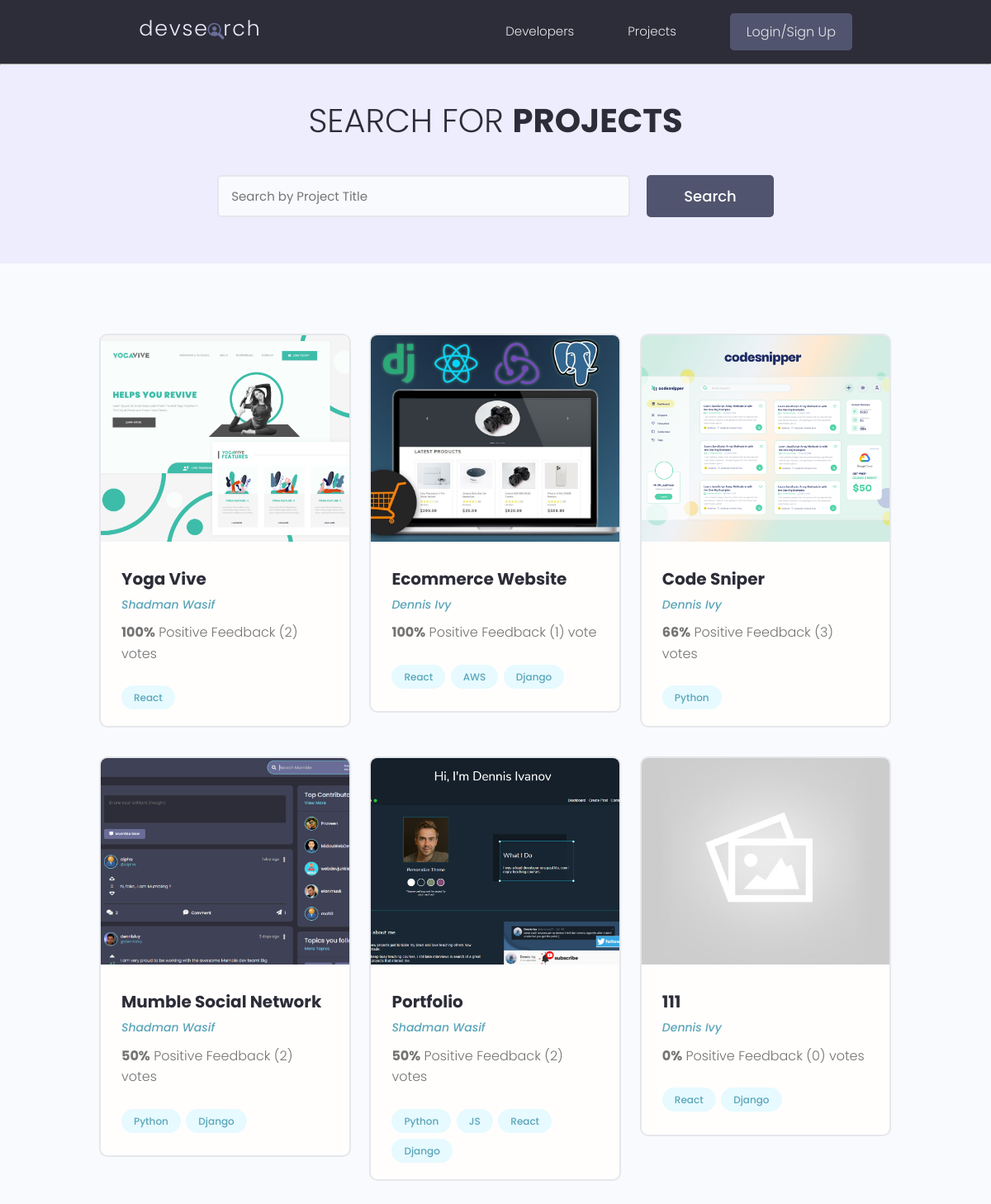
/projects/, run on the app's committed database.
### projects/models.py (models this page shows, shortened)
class Project(models.Model):
    owner = models.ForeignKey(Profile, null=True, blank=True, on_delete=models.CASCADE)
    title = models.CharField(max_length=200)
    description = models.TextField(null=True, blank=True)
    featured_image = models.ImageField(null=True, blank=True, default="default.jpg")
    demo_link = models.CharField(max_length=200, null=True, blank=True)
    source_link = models.CharField(max_length=200, null=True, blank=True)
    tags = models.ManyToManyField('Tag', blank=True)
    vote_total = models.IntegerField(default=0, null=True, blank=True)
    vote_ratio = models.IntegerField(default=0, null=True, blank=True)
    created = models.DateTimeField(auto_now_add=True)
    id = models.UUIDField(default=uuid.uuid4, unique=True, primary_key=True, editable=False)
    class Meta:
        ordering = ['-vote_ratio', '-vote_total', 'title']
    @property
    def imageURL(self):
        try:
            url = self.featured_image.url
        except:
            url = ''
        return url

class Tag(models.Model):
    name = models.CharField(max_length=200)
    created = models.DateTimeField(auto_now_add=True)
    id = models.UUIDField(default=uuid.uuid4, unique=True, primary_key=True, editable=False)
    def __str__(self):
        return self.name

### users/models.py (models this page shows, shortened)
class Profile(models.Model):
    user = models.OneToOneField(User, on_delete=models.CASCADE, null=True, blank=True)
    name = models.CharField(max_length=200, null=True, blank=True)
    email = models.EmailField(max_length=500, null=True, blank=True)
    username = models.CharField(max_length=200, null=True, blank=True)
    location = models.CharField(max_length=200, null=True, blank=True)
    short_intro = models.CharField(max_length=200, null=True, blank=True)
    bio = models.TextField(null=True, blank=True)
    profile_image = models.ImageField(null=True, blank=True, upload_to='profiles/', default='profiles/user-default.png')
    social_github = models.CharField(max_length=200, null=True, blank=True)
    social_twitter = models.CharField(max_length=200, null=True, blank=True)
    social_linkedin = models.CharField(max_length=200, null=True, blank=True)
    social_youtube = models.CharField(max_length=200, null=True, blank=True)
    social_website = models.CharField(max_length=200, null=True, blank=True)
    created = models.DateTimeField(auto_now_add=True)
    id = models.UUIDField(default=uuid.uuid4, unique=True, primary_key=True, editable=False)
    class Meta:
        ordering = ['created']

### projects/views.py (the view)
# urls.py: path('projects/', views.getProjects),
def projects(request):
    projects, search_query = searchProjects(request)
    custom_range, projects = paginateProjects(request, projects, 6)
    context = {'projects':projects, 'search_query': search_query, 'custom_range':custom_range}
    return render(request, "projects/projects.html", context)

### projects/utils.py (called while the page is built)
def paginateProjects(request, projects, results):
    page = request.GET.get('page')
    paginator = Paginator(projects, results)
    try:
        projects = paginator.page(page)
    except PageNotAnInteger:
        page = 1
        projects = paginator.page(page)
    except EmptyPage:
        page = paginator.num_pages
        projects = paginator.page(page)
    leftIndex = (int(page) - 4)
    if leftIndex<1:
        leftIndex = 1
    rightIndex = (int(page) + 5)
    if rightIndex > paginator.num_pages:
        rightIndex = paginator.num_pages
    custom_range = range(leftIndex, rightIndex+1)
    return custom_range, projects

def searchProjects(request):
    search_query = ''
    if request.GET.get('search_query'):
        search_query = request.GET.get('search_query')
    tags = Tag.objects.filter(name__icontains = search_query)
    projects = Project.objects.distinct().filter(
        Q(title__icontains=search_query) | Q(description__icontains=search_query) | Q(owner__name__icontains=search_query) | Q(tags__in = tags)
    )
    return projects, search_query

### projects/templates/projects/projects.html (shortened to what this page needs)
{% extends 'main.html' %} {% block content %}
<main class="projects">
    <section class="hero-section text-center">
        <div class="container container--narrow">
            <div class="hero-section__box">
                <h2>Search for <span>Projects</span></h2>
            </div>
            <div class="hero-section__search">
                <form id="searchForm" class="form" action="{% url 'projects' %}" method="GET">
                    <div class="form__field">
                        <input
                            class="input input--text"
                            id="formInput#search"
                            type="text"
                            name="search_query"
                            placeholder="Search by Project Title"
                            value="{{search_query}}"
                        />
                    </div>
                    <input
                        class="btn btn--sub btn--lg"
                        type="submit"
                        value="Search"
                    />
                </form>
            </div>
        </div>
    </section>
    <section class="projectsList">
        <div class="container">
            <div class="grid grid--three">
                {% for project in projects %}
                <div class="column">
                    <div class="card project">
                        <a
                            href="{% url 'project' project.id %}"
                            class="project"
                        >
                            <img
                                class="project__thumbnail"
                                src="{{ project.imageURL }}"
                                alt="project thumbnail"
                            />
                            <div class="card__body">
                                <h3 class="project__title">
                                    {{ project.title }}
                                </h3>
                                <p>
                                    <a
                                        class="project__author"
                                        href="{% url 'user-profile' project.owner.id %}"
                                        >{{ project.owner.name }}</a
                                    >
                                </p>
                                <p class="project--rating">
                                    <span style="font-weight: bold"
                                        >{{ project.vote_ratio }}%</span
                                    >
                                    Positive Feedback ({{ project.vote_total }})
                                    vote{{project.vote_total|pluralize:"s"}}
                                </p>
                                <div class="project__tags">
                                    {% for tag in project.tags.all %}
                                    <span class="tag tag--pill tag--main">
                                        <small>{{ tag }}</small>
                                    </span>
                                    {% endfor %}
                                </div>
                            </div>
                        </a>
                    </div>
                </div>
                {% endfor %}
            </div>
        </div>
    </section>
</main>
{% endblock content %}

### static/styles/app.css (style rules this page uses)
:root { --color-sub: #2d2d39; }
.btn--sub { background-color: var(--color-sub-light); }
.card { border: 2px solid var(--color-light); }
img { width: 100%; }
.hero-section { height: 40vh; display: flex; align-items: center; background-color: var(--color-sub); }
.hero-section__box { margin-bottom: 4rem; }
.hero-section__box > h2, .hero-section__box > h2 > span { font-size: 4rem; color: var(--color-light); line-height: 1.3; text-transform: uppercase; }
.hero-section__box > h2 { font-weight: 300; }
.hero-section__box > h2 > span { font-weight: 700; }
.hero-section__search > .form { display: flex; align-items: center; justify-content: center; gap: 2rem; }
.hero-section__search > .form input.input--text { width: 50rem; }
.project__author { font-size: 1.4rem; font-style: italic; }
.project--rating { margin-bottom: 1.6em; margin-top: .5em; }
.projects > .hero-section { background: var(--color-sub-lighter); height: 30vh; }
.projects .hero-section__box { margin-bottom: 2.5rem; }
.projects .hero-section__box > h2 { color: var(--color-sub); }
.projects .hero-section__box > h2 > span { font-weight: 700; color: var(--color-sub); }
.projectsList { margin-top: 8rem; }
.project__thumbnail { height: 25rem; object-fit: cover; object-position: top center; }
.project__title { font-size: 2rem; font-weight: 700; color: var(--color-sub); }

### static/uikit/styles/modules/_variables.css (style rules this page uses)
:root { --color-main: #5aa5b9; --color-main-light: #e6faff; --color-sub: #3f4156; --color-sub-light: #51546e; --color-sub-lighter: #ededfd; --color-text: #737373; --color-gray: #8b8b8b; --color-light: #e5e7eb; --color-light-gray: #767676; --color-bg: #f8fafd; --color-white: #fffefd; --color-white-light: #f3f3f3; --color-success: #359e64; --color-success-bg: #def8e8; --color-error: #fc4b0b; --color-error-bg: #fff2ee; --font-base: 'Poppins', arial, helvetica, 'Segoe UI', roboto, ubuntu, sans-serif; --font-monospace: 'Fira Code', 'Courier New', courier, monospace; --font-regular: 300; --font-medium: 500; --font-bold: 700; --generic-shadow: 1px 1px 5px #00000010; --generic-transition: all 0.3s ease-in-out; }

### static/uikit/styles/modules/_base.css (style rules this page uses)
* { margin: 0; padding: 0; box-sizing: border-box; text-rendering: optimizeLegibility; color: inherit; font-size: inherit; }
html { font-size: 50%; }
@media only screen and (min-width: 480px) { html { font-size: 56.25%; } }
@media only screen and (min-width: 1200px) { html { font-size: 62.5%; } }
body { line-height: 1.6; font-weight: 400; font-size: 1.5rem; color: var(--color-text); background-color: var(--color-bg); min-height: 100vh; }

### static/uikit/styles/modules/_typography.css (style rules this page uses)
* { font-family: var(--font-base); }
h2 { font-size: 3.6rem; font-weight: var(--font-bold); }
h3 { font-size: 3.2rem; font-weight: var(--font-medium); }
p, span, strong { font-size: 1.6rem; color: var(--color-text); font-weight: var(--font-regular); }
a { padding-bottom: 2px; text-decoration: none; display: inline-block; color: var(--color-main); font-weight: var(--font-medium); }

### static/uikit/styles/modules/_utilities.css (style rules this page uses)
.container { width: 92%; max-width: 165rem; margin: 0 auto; box-sizing: border-box; }
.container--narrow { width: 92%; max-width: 120rem; }
@media screen and (min-width: 1000px) { .container { width: 90%; } }
@media screen and (min-width: 1000px) { .container--narrow { width: 85%; } }
@media screen and (min-width: 1200px) { .container { width: 80%; } }
@media screen and (min-width: 1200px) { .container--narrow { width: 72%; } }
.text-center { text-align: center; }

### static/uikit/styles/modules/_button.css (style rules this page uses)
.btn { display: inline-block; position: relative; cursor: pointer; background-color: var(--color-light); font-weight: var(--font-medium); color: var(--color-sub); text-decoration: none; padding: 1rem 2rem; border-radius: 0.5rem; border: none; width: -webkit-fit-content; width: -moz-fit-content; width: fit-content; height: -webkit-fit-content; height: -moz-fit-content; height: fit-content; font-size: 1.6rem; outline-width: 0; outline-color: transparent; -webkit-backface-visibility: hidden; backface-visibility: hidden; transition: all 0.3s ease-in-out; }
.btn--sub { background-color: var(--color-sub); color: var(--color-white); }
.btn--lg { font-size: 1.8rem; padding: 1.2rem 4.5rem; }

### static/uikit/styles/modules/_card.css (style rules this page uses)
.card { border-radius: 1rem; background-color: var(--color-white); border: 1.5px solid var(--color-light); width: auto; height: auto; margin-top: 0.5rem; margin-bottom: 0.5rem; overflow: hidden; }
.card__body, .card__header { padding: 2rem 2.5rem; }

### data on the page
Project: imageURL (picture), title "Yoga Vive", owner.name "Shadman Wasif", vote_ratio "100", vote_total "2"
Tag: name "React"
Project: imageURL (picture), title "Ecommerce Website", owner.name "Dennis Ivy", vote_ratio "100", vote_total "1"
Tag: name "AWS"
Tag: name "Django"
Project: imageURL (picture), title "Code Sniper", owner.name "Dennis Ivy", vote_ratio "66", vote_total "3"
Tag: name "Python"
Project: imageURL (picture), title "Mumble Social Network", owner.name "Shadman Wasif", vote_ratio "50", vote_total "2"
Project: imageURL (picture), title "Portfolio", owner.name "Shadman Wasif", vote_ratio "50", vote_total "2"
Tag: name "JS"
Project: imageURL (placeholder picture), title "111", owner.name "Dennis Ivy", vote_ratio "0", vote_total "0"
